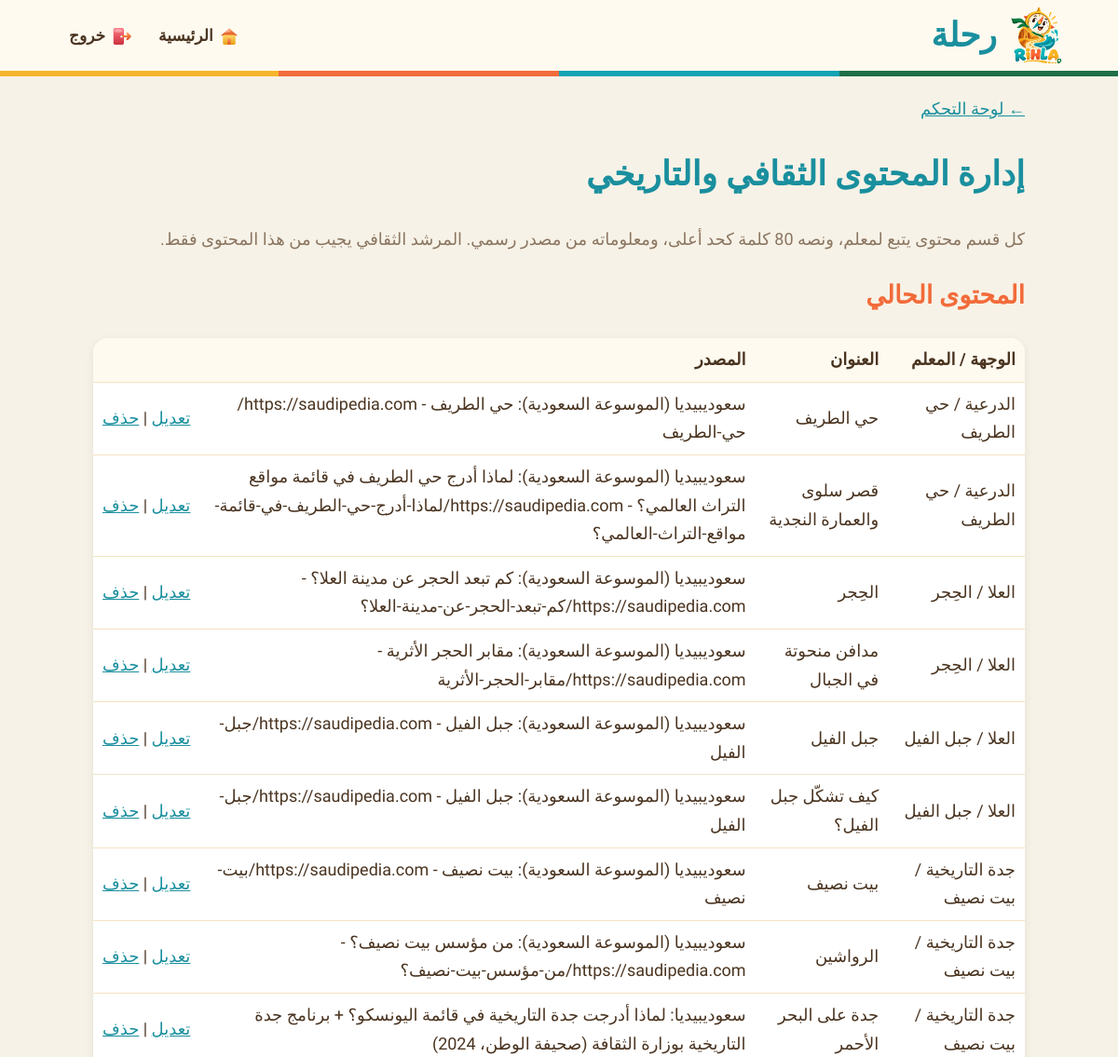
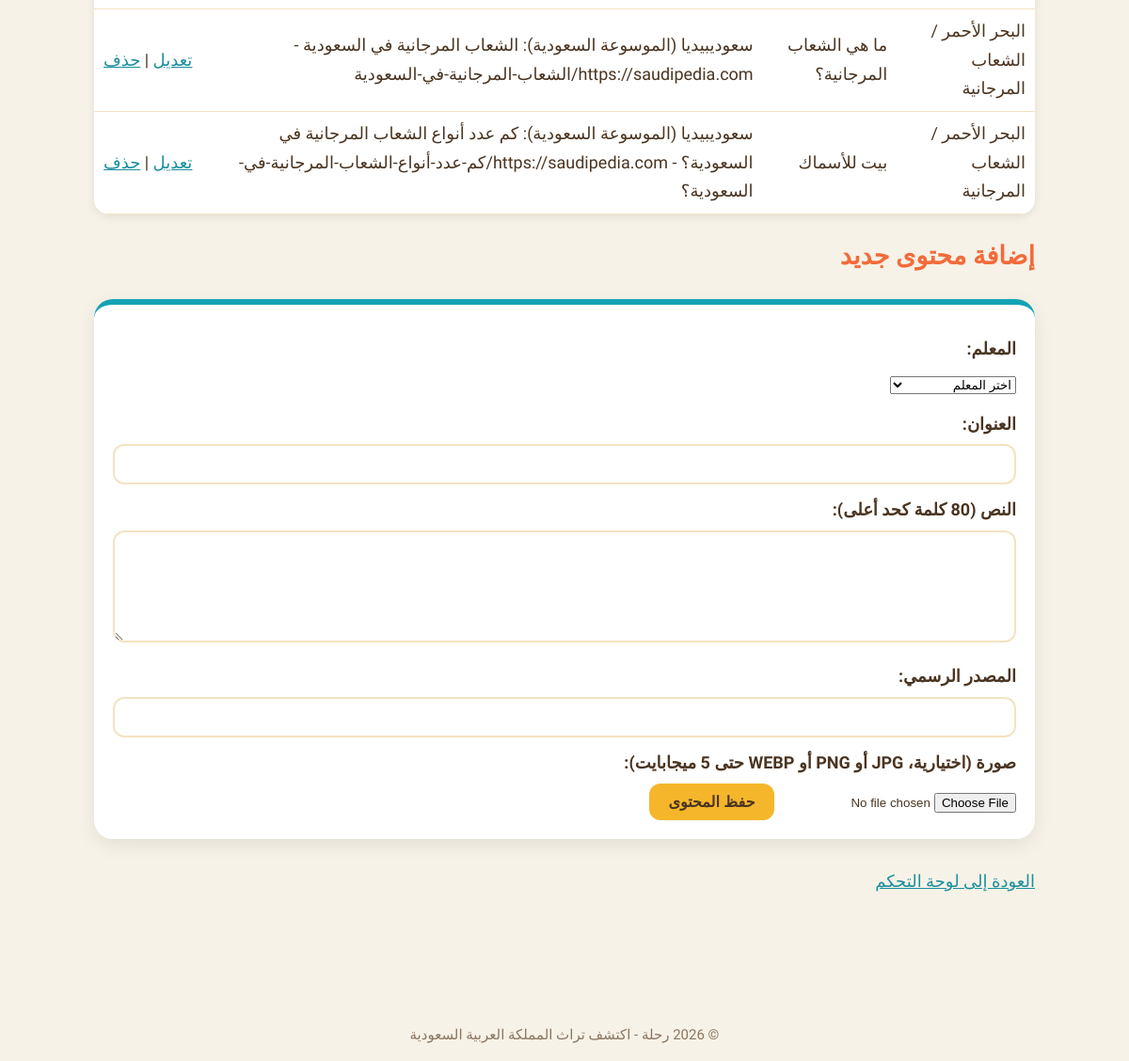
/manage_content.php (signed in), run on the app's committed database (2 pictures, top to bottom).
### tables this page shows
CREATE TABLE `contentsection` (
  `sectionID` int(11) NOT NULL,
  `title` varchar(100) NOT NULL,
  `text` text NOT NULL,
  `imagePath` varchar(255) DEFAULT NULL,
  `source` varchar(255) NOT NULL,
  `landmarkID` int(11) NOT NULL,
  `adminID` int(11) NOT NULL
);

CREATE TABLE `destination` (
  `destinationID` int(11) NOT NULL,
  `name` varchar(50) NOT NULL,
  `description` text NOT NULL,
  `imagePath` varchar(255) NOT NULL,
  `status` enum('draft','published','hidden') NOT NULL DEFAULT 'draft',
  `journeyID` int(11) NOT NULL,
  `adminID` int(11) NOT NULL
);

CREATE TABLE `landmark` (
  `landmarkID` int(11) NOT NULL,
  `name` varchar(80) NOT NULL,
  `description` text NOT NULL,
  `imagePath` varchar(255) NOT NULL,
  `status` enum('draft','published','hidden') NOT NULL DEFAULT 'draft',
  `destinationID` int(11) NOT NULL
);

### data/db.php (called while the page is built)
<?php
$DB_HOST = '127.0.0.1';
$DB_PORT = '8889';
$DB_NAME = 'rihla';
$DB_USER = 'root';
$DB_PASS = 'root';
try {
    $pdo = new PDO('mysql:host=' . $DB_HOST . ';port=' . $DB_PORT . ';dbname=' . $DB_NAME . ';charset=utf8mb4', $DB_USER, $DB_PASS);
    $pdo->setAttribute(PDO::ATTR_ERRMODE, PDO::ERRMODE_EXCEPTION);
    $pdo->setAttribute(PDO::ATTR_DEFAULT_FETCH_MODE, PDO::FETCH_ASSOC);
    $pdo->setAttribute(PDO::ATTR_EMULATE_PREPARES, false);
} catch (PDOException $e) {
    die('لا يمكن الاتصال بقاعدة البيانات: ' . $e->getMessage());
}
function db() {
    global $pdo;
    return $pdo;
}

### data/destinations.php (called while the page is built, shortened)
<?php
require_once __DIR__ . '/db.php';
function findAllContentSections() {
    $sql = 'SELECT cs.*, l.name AS landmarkName, d.name AS destinationName
              FROM contentsection cs
              JOIN landmark l ON l.landmarkID = cs.landmarkID
              JOIN destination d ON d.destinationID = l.destinationID
             ORDER BY d.destinationID, l.landmarkID, cs.sectionID';
    return db()->query($sql)->fetchAll();
}

### manage_content.php (the view, shortened to what this page needs)
<?php
require_once 'logic/content_admin.php';
$editID  = (int)($_GET['edit'] ?? 0);
$editing = $editID > 0 ? findContentSection($editID) : null;
$sections     = findAllContentSections();
$form = [
    'landmark' => $_POST['landmark'] ?? ($editing['landmarkID'] ?? ''),
    'title'    => $_POST['title'] ?? ($editing['title'] ?? ''),
    'text'     => $_POST['text'] ?? ($editing['text'] ?? ''),
    'source'   => $_POST['source'] ?? ($editing['source'] ?? '')
];
?>
<?php include 'views/header.php'; ?>
<link rel="stylesheet" href="assets/css/quiz.css">
<a href="admin_dashboard.php">← لوحة التحكم</a>
<h1>إدارة المحتوى الثقافي والتاريخي</h1>
<p class="admin-hint">كل قسم محتوى يتبع لمعلم، ونصه 80 كلمة كحد أعلى، ومعلوماته من مصدر رسمي. المرشد الثقافي يجيب من هذا المحتوى فقط.</p>
<h2>المحتوى الحالي</h2>
<?php if (count($sections) === 0): ?>
    <p>لا يوجد محتوى بعد.</p>
<?php else: ?>
    <table class="admin-table">
        <tr>
            <th>الوجهة / المعلم</th>
            <th>العنوان</th>
            <th>المصدر</th>
            <th></th>
        </tr>
        <?php foreach ($sections as $s): ?>
            <tr>
                <td><?= e($s['destinationName']) ?> / <?= e($s['landmarkName']) ?></td>
                <td><?= e($s['title']) ?></td>
                <td><?= e($s['source']) ?></td>
                <td>
                    <a href="manage_content.php?edit=<?= (int)$s['sectionID'] ?>#content-form">تعديل</a> |
                    <a href="delete.php?type=content&id=<?= (int)$s['sectionID'] ?>&back=manage_content.php">حذف</a>
                </td>
            </tr>
        <?php endforeach; ?>
    </table>
<?php endif; ?>
<h2 id="content-form"><?= $editing ? 'تحديث المحتوى' : 'إضافة محتوى جديد' ?></h2>
<form class="admin-form" method="POST" enctype="multipart/form-data"
      action="manage_content.php<?= $editing ? '?edit=' . $editID : '' ?>#content-form">
    <label>المعلم:</label>
    <select name="landmark">
        <option value="">اختر المعلم</option>
    </select>
    <label>العنوان:</label>
    <input type="text" name="title" maxlength="100" value="<?= e($form['title']) ?>">
    <label>النص (80 كلمة كحد أعلى):</label>
    <textarea name="text" rows="5"><?= e($form['text']) ?></textarea>
    <label>المصدر الرسمي:</label>
    <input type="text" name="source" maxlength="255" value="<?= e($form['source']) ?>">
    <label>صورة (اختيارية، JPG أو PNG أو WEBP حتى 5 ميجابايت):</label>
    <input type="file" name="image" accept="image/jpeg,image/png,image/webp">
    <button type="submit"><?= $editing ? 'حفظ التحديث' : 'حفظ المحتوى' ?></button>
</form>
<br>
<a href="admin_dashboard.php">العودة إلى لوحة التحكم</a>
<?php include 'views/footer.php'; ?>

### assets/css/style.css (style rules this page uses)
body { margin: 0; font-family: "Tajawal", Tahoma, Arial, sans-serif; font-size: 18px; line-height: 1.7; color: #4a3420; background: #f7f2e7; }
a { color: #1a8f9e; }
main h1 { color: #1a8f9e; }
main h2 { color: #f26b3a; }
input[type="text"], input[type="password"] { padding: 10px; font-size: 16px; border: 2px solid #f3e3c3; border-radius: 12px; }
main button { padding: 10px 20px; font-size: 16px; font-weight: bold; background: #f6b62b; color: #4a3420; border: none; border-radius: 12px; cursor: pointer; }

### assets/css/quiz.css (style rules this page uses)
.admin-table { width: 100%; border-collapse: collapse; background: white; border-radius: 16px; overflow: hidden; box-shadow: 0 3px 10px rgba(0, 0, 0, 0.08); margin-bottom: 20px; }
.admin-table th, .admin-table td { padding: 8px 10px; border-bottom: 1px solid #f3e3c3; text-align: right; vertical-align: middle; }
.admin-table th { background: #fffaf0; }
.admin-form { background: white; padding: 20px; border-radius: 20px; border-top: 6px solid #12a3b4; box-shadow: 0 6px 20px rgba(0, 0, 0, 0.08); }
.admin-form label { display: block; font-weight: bold; margin: 12px 0 6px; }
.admin-form input[type="text"], .admin-form textarea { width: 100%; box-sizing: border-box; padding: 10px; font-size: 16px; font-family: inherit; border: 2px solid #f3e3c3; border-radius: 12px; }
.admin-hint { color: #8a7560; }
.admin-table td:last-child { white-space: nowrap; }

### data on the page
contentsection: destination.name "الدرعية", landmarkID.name "حي الطريف", title "حي الطريف", source "سعوديبيديا (الموسوعة السعودية): حي الطريف - https://saudipedia.com/حي-الطريف"
contentsection: destination.name "الدرعية", landmarkID.name "حي الطريف", title "قصر سلوى والعمارة النجدية", source "سعوديبيديا (الموسوعة السعودية): لماذا أدرج حي الطريف في قائمة مواقع التراث العالمي؟ - https://saudipedia.com/لماذا-أدرج-حي-الطريف-في-قائمة-مواقع-التراث-العالمي؟"
contentsection: destination.name "العلا", landmarkID.name "الحِجر", title "الحِجر", source "سعوديبيديا (الموسوعة السعودية): كم تبعد الحجر عن مدينة العلا؟ - https://saudipedia.com/كم-تبعد-الحجر-عن-مدينة-العلا؟"
contentsection: destination.name "العلا", landmarkID.name "الحِجر", title "مدافن منحوتة في الجبال", source "سعوديبيديا (الموسوعة السعودية): مقابر الحجر الأثرية - https://saudipedia.com/مقابر-الحجر-الأثرية"
contentsection: destination.name "العلا", landmarkID.name "جبل الفيل", title "جبل الفيل", source "سعوديبيديا (الموسوعة السعودية): جبل الفيل - https://saudipedia.com/جبل-الفيل"
contentsection: destination.name "العلا", landmarkID.name "جبل الفيل", title "كيف تشكّل جبل الفيل؟", source "سعوديبيديا (الموسوعة السعودية): جبل الفيل - https://saudipedia.com/جبل-الفيل"
contentsection: destination.name "جدة التاريخية", landmarkID.name "بيت نصيف", title "بيت نصيف", source "سعوديبيديا (الموسوعة السعودية): بيت نصيف - https://saudipedia.com/بيت-نصيف"
contentsection: destination.name "جدة التاريخية", landmarkID.name "بيت نصيف", title "الرواشين", source "سعوديبيديا (الموسوعة السعودية): من مؤسس بيت نصيف؟ - https://saudipedia.com/من-مؤسس-بيت-نصيف؟"
contentsection: destination.name "جدة التاريخية", landmarkID.name "بيت نصيف", title "جدة على البحر الأحمر", source "سعوديبيديا: لماذا أدرجت جدة التاريخية في قائمة اليونسكو؟ + برنامج جدة التاريخية بوزارة الثقافة (صحيفة الوطن، 2024)"
contentsection: destination.name "البحر الأحمر", landmarkID.name "الشعاب المرجانية", title "ما هي الشعاب المرجانية؟", source "سعوديبيديا (الموسوعة السعودية): الشعاب المرجانية في السعودية - https://saudipedia.com/الشعاب-المرجانية-في-السعودية"
contentsection: destination.name "البحر الأحمر", landmarkID.name "الشعاب المرجانية", title "بيت للأسماك", source "سعوديبيديا (الموسوعة السعودية): كم عدد أنواع الشعاب المرجانية في السعودية؟ - https://saudipedia.com/كم-عدد-أنواع-الشعاب-المرجانية-في-السعودية؟"
